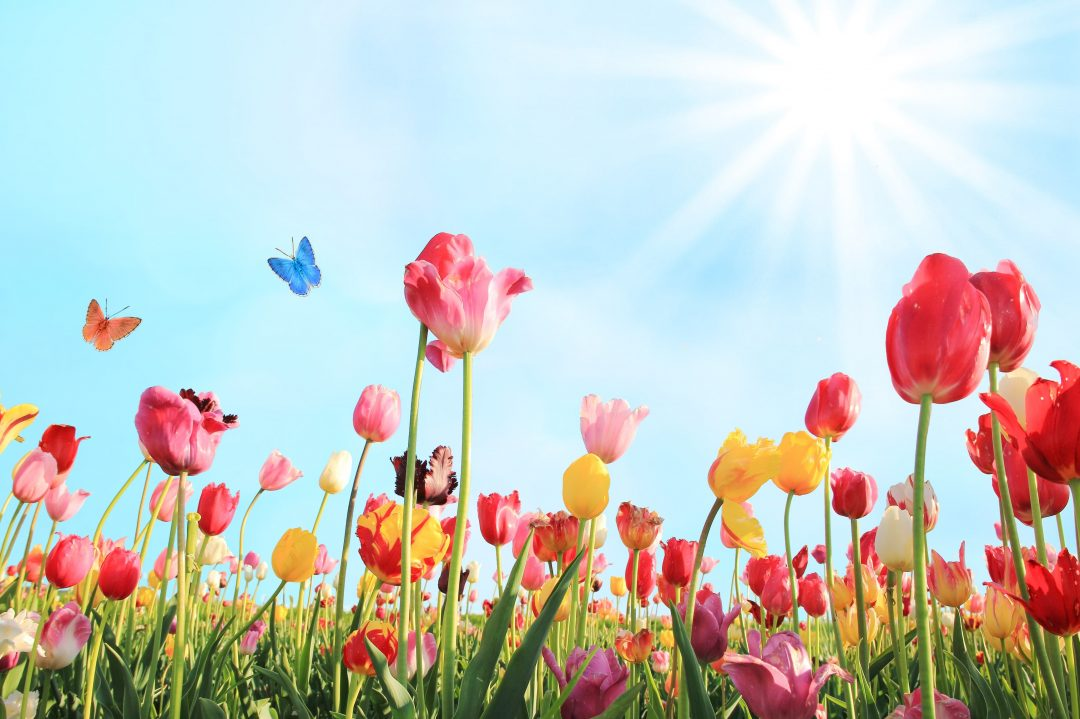
#> input picture img1.jpg, 1080 x 719 px
$ python lab3.py
#> lines starting #> are read from the running program, lines starting #| are printed output that depends on the picture
from PIL import Image
import math

width, height = 500, 500

img = Image.open("img1.jpg")
#> img is the input picture: PIL image 1080x719 RGB; mean R, G, B 195.6, 198.3, 192
img2 = Image.new("RGB", (width, height))
#> img2: PIL image 500x500 RGB; every value is 0

center_x, center_y = width // 2, height // 2
max_dist = math.sqrt(center_x**2 + center_y**2)

for x in range(width):
    for y in range(height):
        dist = math.sqrt((x - center_x)**2 + (y - center_y)**2)
        brightness = int(255 * (1 - dist / max_dist))
        brightness = max(0, brightness)  # защита от отрицательных значений
        img.putpixel((x, y), (brightness, 0, 0))
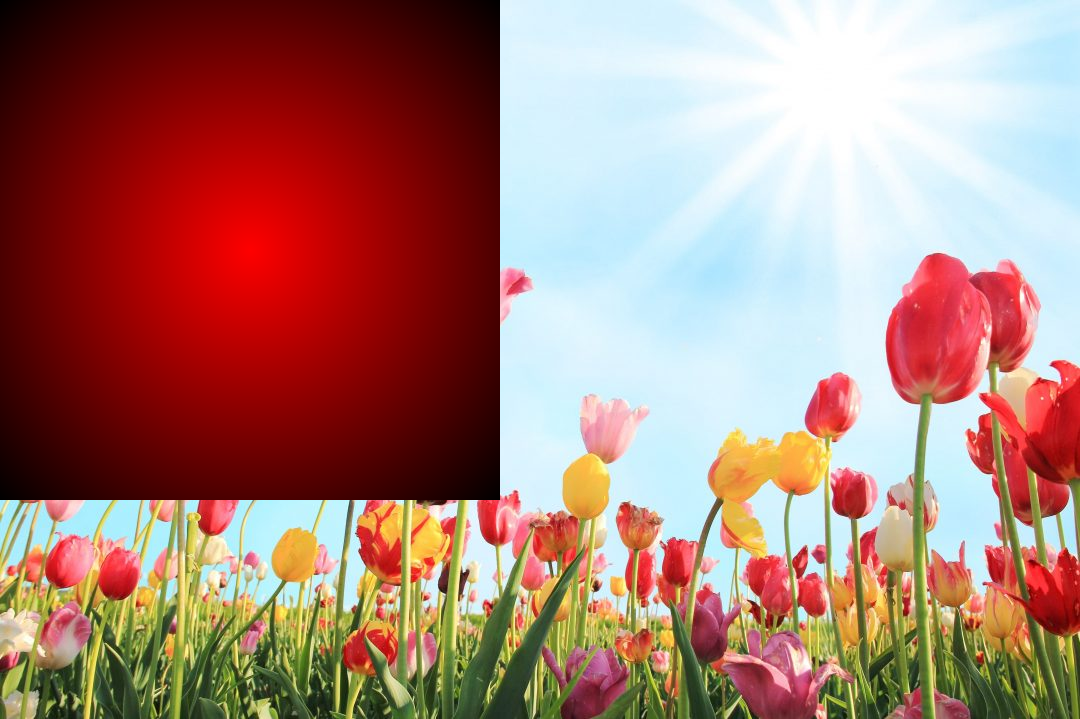
#> img: PIL image 1080x719 RGB; mean R, G, B 169.6, 125.4, 115.9

img2.save("radial_gradient.png", "PNG")
img2.show()

# 1 задание
print(img.mode)
#| RGB
# [70 lines of commented-out code are left out]

img11 = Image.new("RGB", (640, 480), "rgb(205, 100, 200)")
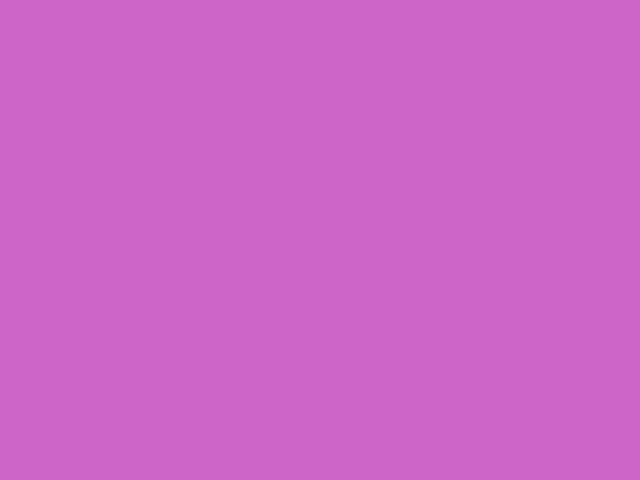
#> img11: PIL image 640x480 RGB; mean R, G, B 205, 100, 200
# img11.show()
for x in range(640):
    for y in range(480):
        img11.putpixel((x, y), (x//3, (x+y)//6, y//3))
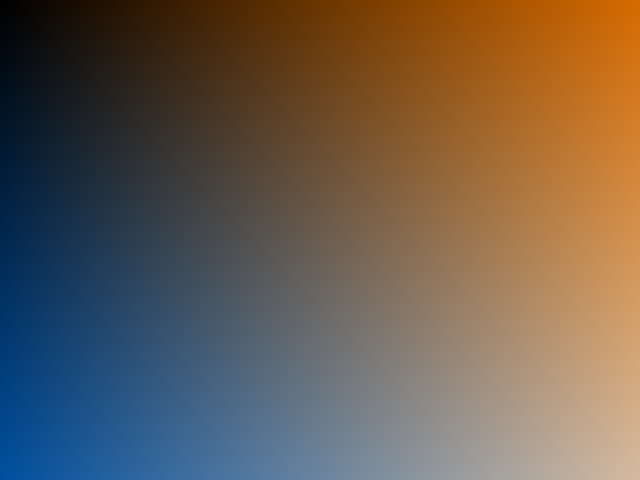
#> img11: PIL image 640x480 RGB; mean R, G, B 106.2, 92.8, 79.5
img11.save("okno2.png", "PNG")
img11.show()

$ run again, with img3.jpg copied over img1.jpg
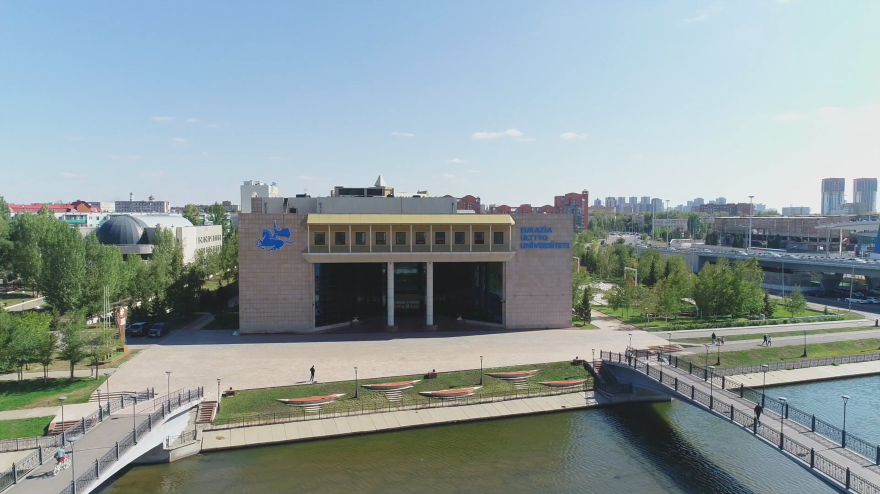
#> input picture img3.jpg, 1760 x 988 px (shown at 1/2 size)
#> img is the input picture: PIL image 1760x988 RGB; mean R, G, B 141.4, 154.7, 156.3
#> img2: PIL image 500x500 RGB; every value is 0
#> after the loop `for x in range(width):`:
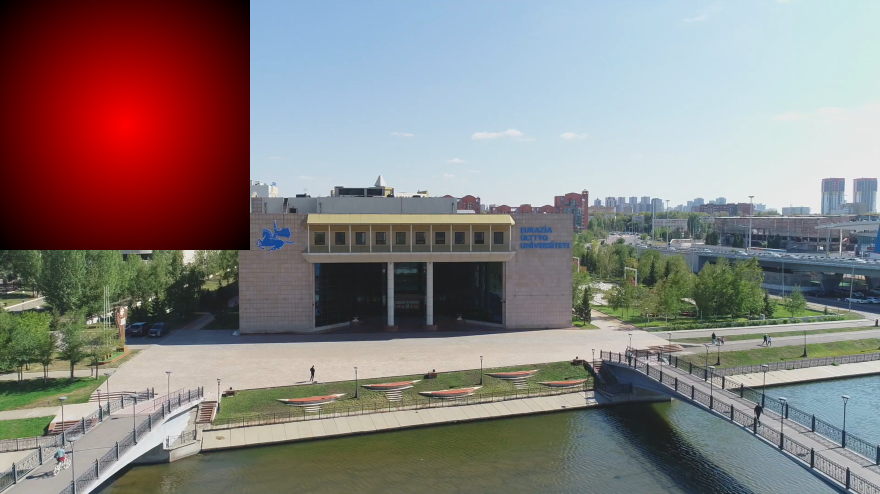
#> img: PIL image 1760x988 RGB (shown at 1/2 size); mean R, G, B 135.3, 127.8, 126.7
#| RGB
